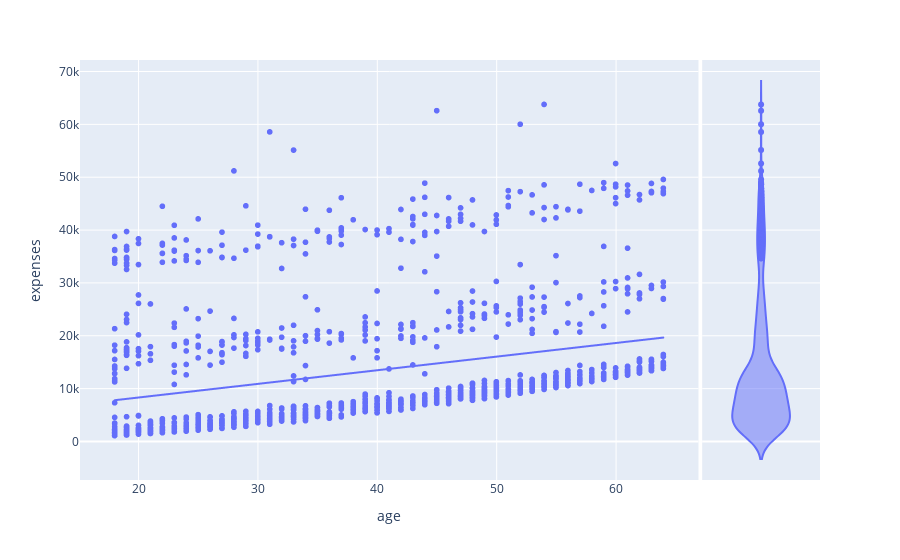

Notebook code cell kept with this figure:
### Markdown cell above
# Bivariate analysis

### Code cell
#lets understand the impact of age on medical expenses
px.scatter(data,y='expenses',x='age',marginal_y='violin',trendline='ols')

### Figure 1 — Plotly figure (JSON) as saved in the notebook; plotly's stock layout.template omitted (floating-point values rounded to 4 significant figures; data arrays with more than 128 entries replaced by an {"elided": "..."} marker saying what was removed)
{"data": [{"hovertemplate": "age=%{x}<br>expenses=%{y}<extra></extra>", "legendgroup": "", "marker": {"color": "#636efa", "symbol": "circle"}, "mode": "markers", "name": "", "showlegend": false, "type": "scattergl", "x": {"elided": "1338 int values"}, "xaxis": "x", "y": {"elided": "1338 float values"}, "yaxis": "y"}, {"alignmentgroup": "True", "hovertemplate": "expenses=%{y}<extra></extra>", "legendgroup": "", "marker": {"color": "#636efa", "symbol": "circle"}, "name": "", "offsetgroup": "", "scalegroup": "y", "showlegend": false, "type": "violin", "xaxis": "x2", "y": {"elided": "1338 float values"}, "yaxis": "y2"}, {"hovertemplate": "<b>OLS trendline</b><br>expenses = 257.723 * age + 3165.89<br>R<sup>2</sup>=0.089406<br><br>age=%{x}<br>expenses=%{y} <b>(trend)</b><extra></extra>", "legendgroup": "", "marker": {"color": "#636efa", "symbol": "circle"}, "mode": "lines", "name": "", "showlegend": false, "type": "scattergl", "x": {"elided": "1338 int values"}, "xaxis": "x", "y": {"elided": "1338 float values"}, "yaxis": "y"}], "layout": {"legend": {"tracegroupgap": 0}, "margin": {"t": 60}, "xaxis": {"anchor": "y", "domain": [0, 0.8358], "title": {"text": "age"}}, "xaxis2": {"anchor": "y2", "domain": [0.8408, 1], "matches": "x2", "showgrid": false, "showline": false, "showticklabels": false, "ticks": ""}, "yaxis": {"anchor": "x", "domain": [0, 1], "title": {"text": "expenses"}}, "yaxis2": {"anchor": "x2", "domain": [0, 1], "matches": "y", "showgrid": true, "showticklabels": false}}}
